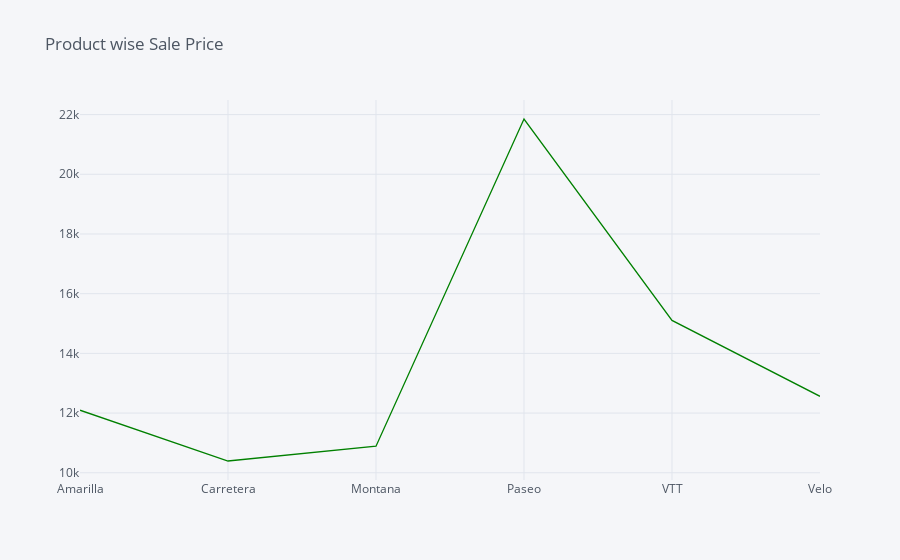

Notebook cell for this chart:
### Code cell
Gr.iplot(kind='line',x='Product',y='SalePrice',title='Product wise Sale Price',color='Green')

### Figure 1 — Plotly figure (JSON) as saved in the notebook; plotly's stock layout.template omitted (floating-point values rounded to 4 significant figures)
{"data": [{"line": {"color": "rgba(0, 128, 0, 1.0)", "dash": "solid", "shape": "linear", "width": 1.3}, "mode": "lines", "name": "SalePrice", "text": "", "type": "scatter", "x": ["Amarilla", "Carretera", "Montana", "Paseo", "VTT", "Velo"], "y": [12096, 10395, 10890, 21852, 15106, 12561]}], "layout": {"legend": {"bgcolor": "#F5F6F9", "font": {"color": "#4D5663"}}, "paper_bgcolor": "#F5F6F9", "plot_bgcolor": "#F5F6F9", "title": {"font": {"color": "#4D5663"}, "text": "Product wise Sale Price"}, "xaxis": {"gridcolor": "#E1E5ED", "showgrid": true, "tickfont": {"color": "#4D5663"}, "title": {"font": {"color": "#4D5663"}, "text": ""}, "zerolinecolor": "#E1E5ED"}, "yaxis": {"gridcolor": "#E1E5ED", "showgrid": true, "tickfont": {"color": "#4D5663"}, "title": {"font": {"color": "#4D5663"}, "text": ""}, "zerolinecolor": "#E1E5ED"}}}
